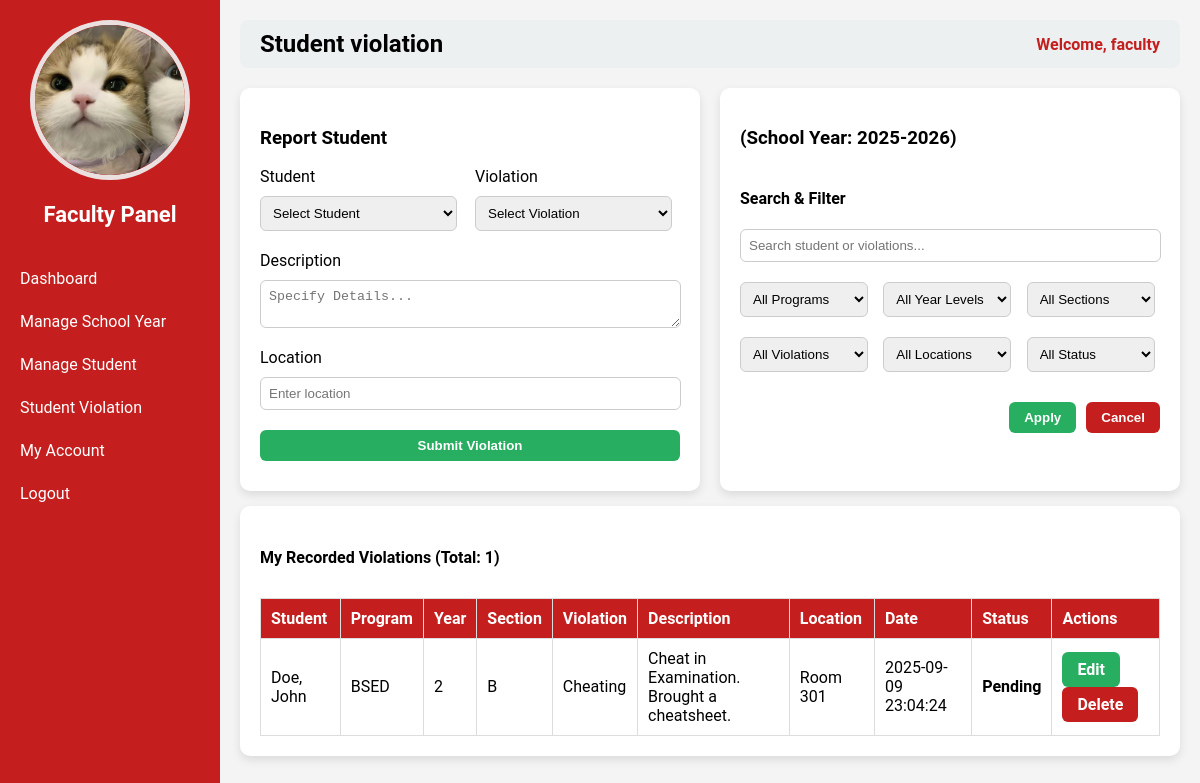
/faculty.php?page=student_violation (signed in), run on an earlier commit of the app's database.
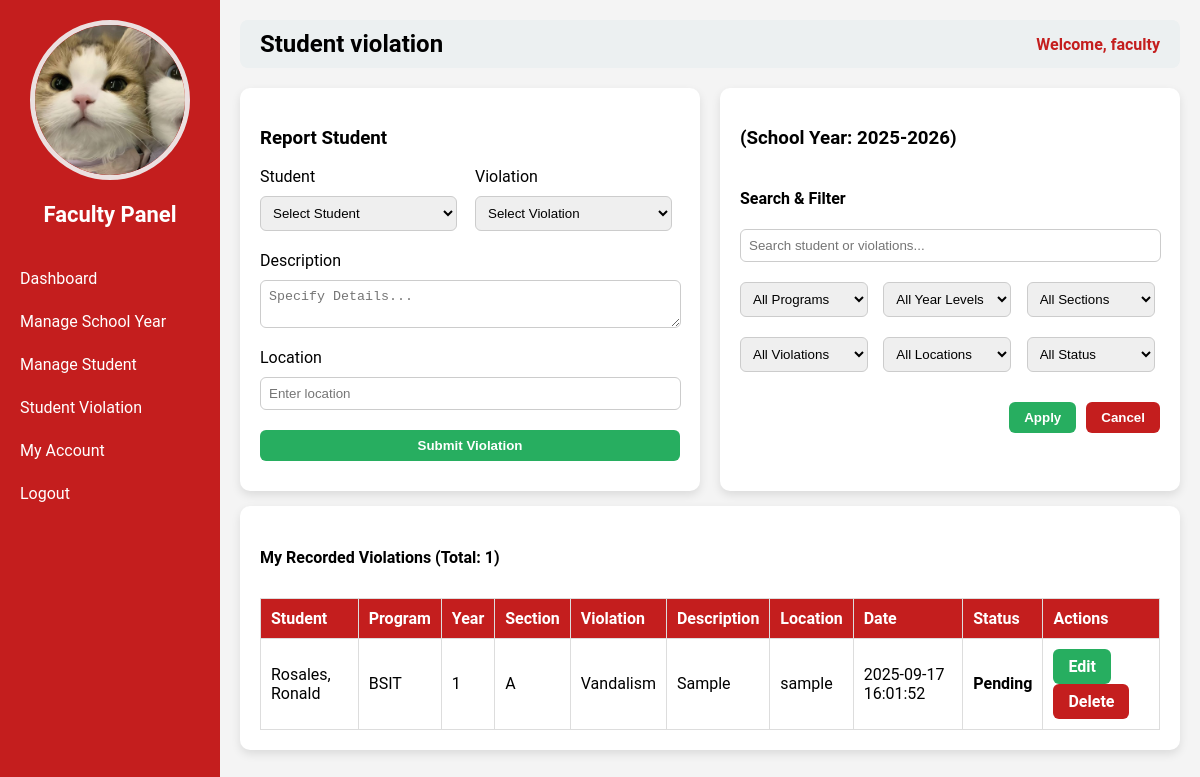
And on a later commit of the database.
### tables this page shows
CREATE TABLE `users` (
  `id` int(11) NOT NULL,
  `username` varchar(50) NOT NULL,
  `password` varchar(255) NOT NULL,
  `role` varchar(50) NOT NULL,
  `email` varchar(255) NOT NULL,
  `contact` varchar(50) NOT NULL,
  `status` varchar(50) NOT NULL,
  `img` varchar(255) NOT NULL
);

CREATE TABLE `school_years` (
  `id` int(11) NOT NULL,
  `school_year` varchar(50) NOT NULL,
  `is_current` tinyint(1) DEFAULT 0
);

CREATE TABLE `student_violations` (
  `id` int(11) NOT NULL,
  `student_id` int(11) NOT NULL,
  `violation_id` int(11) NOT NULL,
  `description` text NOT NULL,
  `location` varchar(50) NOT NULL,
  `date_time` datetime NOT NULL DEFAULT current_timestamp(),
  `status` varchar(50) NOT NULL,
  `user_id` int(11) NOT NULL,
  `school_year_id` int(11) NOT NULL
);

CREATE TABLE `students` (
  `id` int(11) NOT NULL,
  `first_name` varchar(50) NOT NULL,
  `last_name` varchar(50) NOT NULL,
  `school_year_id` int(11) NOT NULL,
  `program_id` int(11) NOT NULL,
  `year_level_id` int(11) NOT NULL,
  `section_id` int(11) NOT NULL,
  `address` varchar(100) NOT NULL,
  `contact` varchar(20) NOT NULL,
  `img` varchar(255) NOT NULL,
  `user_id` int(11) NOT NULL
);

CREATE TABLE `programs` (
  `id` int(11) NOT NULL,
  `program_code` varchar(50) NOT NULL,
  `program_name` varchar(100) NOT NULL
);

CREATE TABLE `year_levels` (
  `id` int(11) NOT NULL,
  `year_level` varchar(50) NOT NULL,
  `year_code` varchar(50) NOT NULL
);

CREATE TABLE `sections` (
  `id` int(11) NOT NULL,
  `section_name` varchar(50) NOT NULL
);

CREATE TABLE `violations` (
  `id` int(11) NOT NULL,
  `violation` varchar(100) NOT NULL
);

### faculty_pages/student_violation.php (the view, shortened to what this page needs)
<?php
require __DIR__ . '/../db_connect.php';
$user_id = $_SESSION['user_id'];
$current_sy = $pdo->query("SELECT * FROM school_years WHERE is_current=1 LIMIT 1")->fetch(PDO::FETCH_ASSOC);
$current_sy_id = $current_sy['id'];
$edit_data = null;
$stmt = $pdo->prepare("
    SELECT sv.id, s.first_name, s.last_name,
           p.program_code,
           yl.year_code AS year_level,
           sec.section_name,
           v.violation, sv.description, sv.location, sv.date_time, sv.status
    FROM student_violations sv
    JOIN students s ON sv.student_id = s.id
    JOIN programs p ON s.program_id = p.id
    JOIN year_levels yl ON s.year_level_id = yl.id
    JOIN sections sec ON s.section_id = sec.id
    JOIN violations v ON sv.violation_id = v.id
    WHERE sv.user_id = ? AND sv.school_year_id = ?
    ORDER BY sv.date_time DESC
");
$stmt->execute([$user_id, $current_sy_id]);
$studentViolations = $stmt->fetchAll(PDO::FETCH_ASSOC);
$totalViolations = count($studentViolations);
?>
<div class="two-column">
    <div class="container">
        <h3>Report Student</h3>
<form method="POST" class="form-box">
    <div class="form-row">
        <div>
            <label>Student</label>
            <select name="student_id" id="studentSelect" required>
                <option value="">Select Student</option>
            </select>
        </div>
        <div>
            <label>Violation</label>
            <select name="violation_id" id="violationSelect" required>
                <option value="">Select Violation</option>
            </select>
        </div>
    </div>
    <label>Description</label>
    <textarea name="description" placeholder="Specify Details..."><?= $edit_data['description'] ?? '' ?></textarea>
    <label>Location</label>
    <input type="text" name="location" required placeholder="Enter location"
           value="<?= $edit_data['location'] ?? '' ?>">
    <?php if ($edit_data): ?>
        <button type="submit" name="save_violation" class="btn btn-primary">Update Violation</button>
        <a href="faculty.php?page=student_violation" class="btn btn-secondary">Cancel</a>
    <?php else: ?>
        <button type="submit" name="add_violation" class="btn btn-primary">Submit Violation</button>
    <?php endif; ?>
</form>
    </div>
    <div class="container">
        <h3>(School Year: <?= htmlspecialchars($current_sy['school_year']); ?>)</h3>
        <h4>Search & Filter</h4>
        <div class="form-box filter-grid">
            <input type="text" id="violationSearch" placeholder="Search student or violations...">
            <select id="filterProgram">
                <option value="">All Programs</option>
            </select>
            <select id="filterYear">
                <option value="">All Year Levels</option>
            </select>
            <select id="filterSection">
                <option value="">All Sections</option>
            </select>
            <select id="filterViolation">
                <option value="">All Violations</option>
            </select>
            <select id="filterLocation">
                <option value="">All Locations</option>
            </select>
            <select id="filterStatus">
                <option value="">All Status</option>
            </select>
        <div class="filter-buttons">
            <button type="button" class="btn" onclick="applyFilters()">Apply</button>
            <button type="button" class="btn btn-secondary" onclick="cancelFilters()">Cancel</button>
        </div>
        </div>
    </div>
</div>
<div class="container">
    <h4>My Recorded Violations (Total: <?= $totalViolations ?>)</h4>
    <table class="styled-table" id="violationTable">
    <thead>
        <tr>
            <th>Student</th>
            <th>Program</th>
            <th>Year</th>
            <th>Section</th>
            <th>Violation</th>
            <th>Description</th>
            <th>Location</th>
            <th>Date</th>
            <th>Status</th>
            <th>Actions</th>
        </tr>
    </thead>
    <tbody>
        <?php if ($totalViolations > 0): ?>
            <?php foreach ($studentViolations as $v): ?>
                <tr>
                    <td><?= htmlspecialchars($v['last_name'] . ", " . $v['first_name']); ?></td>
                    <td><?= htmlspecialchars($v['program_code']); ?></td>
                    <td><?= htmlspecialchars($v['year_level']); ?></td>
                    <td><?= htmlspecialchars($v['section_name']); ?></td>
                    <td><?= htmlspecialchars($v['violation']); ?></td>
                    <td><?= htmlspecialchars($v['description']); ?></td>
                    <td><?= htmlspecialchars($v['location']); ?></td>
                    <td><?= htmlspecialchars($v['date_time']); ?></td>
                    <td><strong><?= htmlspecialchars($v['status']); ?></strong></td>
                    <td>
                        <?php if ($v['status'] === 'Pending'): ?>
                            <a href="faculty.php?page=student_violation&edit_id=<?= $v['id'] ?>" class="btn btn-sm btn-primary">Edit</a>
                            <a href="faculty.php?page=student_violation&delete_id=<?= $v['id'] ?>"
                               onclick="return confirm('Are you sure you want to delete this violation?');"
                               class="btn btn-sm btn-secondary">Delete</a>
                        <?php else: ?>
                            <em>N/A</em>
                        <?php endif; ?>
                    </td>
                </tr>
            <?php endforeach; ?>
        <?php else: ?>
            <tr><td colspan="10" style="text-align:center;">No violations recorded yet.</td></tr>
        <?php endif; ?>
    </tbody>
</table>
</div>

### faculty.php (shortened to what this page needs)
<?php
require 'db_connect.php';
$id = $_SESSION['user_id'];
$stmt = $pdo->prepare("SELECT * FROM users WHERE id=?");
$stmt->execute([$id]);
$user = $stmt->fetch(PDO::FETCH_ASSOC);
$page = isset($_GET['page']) ? $_GET['page'] : 'dashboard';
?>
<!DOCTYPE html>
<html>
<head>
</head>
<body>
<div class="sidebar">
    <div class="column profile-photo">
        <?php if (!empty($user['img'])): ?>
            <img src="<?php echo htmlspecialchars($user['img']); ?>" alt="Profile Image">
        <?php else: ?>
            <img src="default.png" alt="Profile Image">
        <?php endif; ?>
    </div>
    <h2>Faculty Panel</h2>
    <a href="?page=dashboard">Dashboard</a>
    <a href="?page=manage_school_year">Manage School Year</a>
    <a href="?page=manage_student">Manage Student</a>
    <a href="?page=student_violation">Student Violation</a>
    <a href="?page=my_account">My Account</a>
    <a href="logout.php">Logout</a>
</div>
<div class="main-content">
    <div class="header">
        <h2><?php echo ucfirst(str_replace('_',' ', $page)); ?></h2>
        <span>Welcome, <?php echo $_SESSION['username']; ?></span>
    </div>
    <div class="content" style="margin-top:20px;">
        <?php
        $pageFile = "faculty_pages/{$page}.php";
        if (file_exists($pageFile)) {
            include $pageFile;
        } else {
            echo "<p>Page not found.</p>";
        }
        ?>
    </div>
</div>
</body>
</html>

### faculty.php (style rules this page uses)
body { margin:0; font-family:'Roboto', sans-serif; background:#f4f4f4; }
.sidebar { position: fixed; top:0; left:0; width:220px; height:100%; background-color:#c41e1e; color:white; display:flex; flex-direction:column; padding-top:20px; }
.sidebar h2 { text-align:center; margin-bottom:30px; font-size:22px; }
.sidebar a { padding:12px 20px; text-decoration:none; color:white; display:block; transition:0.3s; }
.main-content { margin-left:220px; padding:20px; }
.header { display:flex; justify-content:space-between; align-items:center; background:#ecf0f1; padding:10px 20px; border-radius:8px; }
.header h2 { margin:0; }
.header span { font-weight: bold;color: #c41e1e; }
.profile-photo { text-align: center; }
.profile-photo img { width: 150px; height: 150px; object-fit: cover; border-radius: 50%; border: 5px solid #ebe0e0ff; }

### faculty_pages/student_violation.php (style rules this page uses)
.two-column { display: flex; gap: 20px; align-items: stretch; margin-top: 15px; margin-bottom: 15px; }
.container { background: #fff; padding: 20px; border-radius: 10px; box-shadow: 0 4px 10px rgba(0,0,0,0.1); flex: 1; display: flex; flex-direction: column; }
.form-box { display: flex; flex-direction: column; gap: 10px; margin-bottom: 10px; }
.form-box select, .form-box textarea, .form-box input { padding: 8px; border: 1px solid #ccc; border-radius: 6px; margin-bottom: 10px; width: 96%; }
.form-box textarea { min-height: 20px; }
.form-row { display: grid; grid-template-columns: 1fr 1fr; gap: 10px; }
.form-row > div { display: flex; flex-direction: column; gap: 10px; }
.filter-grid { display: grid; grid-template-columns: repeat(3, 1fr); gap: 10px; }
.filter-grid input { grid-column: span 3; }
.filter-buttons { grid-column: span 3; display: flex; gap: 10px; margin-top: 10px; justify-content: flex-end; }
.btn { padding: 8px 15px; border: none; border-radius: 6px; cursor: pointer; font-weight: bold; color: white; background: #27ae60; }
.btn-secondary { background: #c41e1e; color: white; }
a.btn { text-decoration: none; display: inline-block; text-align: center; }
.styled-table { width: 100%; border-collapse: collapse; margin-top: 10px; }
.styled-table th, .styled-table td { border: 1px solid #ddd; padding: 10px; text-align: left; }
.styled-table th { background: #c41e1e; color: white; }

What changed in the data, as far as the page shows it:
removed student_violations: student.first_name "Doe, John", programs.program_code "BSED", year_levels.year_code "2", sections.section_name "B", violation.violation "Cheating", description "Cheat in Examination. Brought a cheatsheet.", location "Room 301", date_time "2025-09-09 23:04:24", status "Pending"
added student_violations: student.first_name "Rosales, Ronald", programs.program_code "BSIT", year_levels.year_code "1", sections.section_name "A", violation.violation "Vandalism", description "Sample", location "sample", date_time "2025-09-17 16:01:52", status "Pending"
